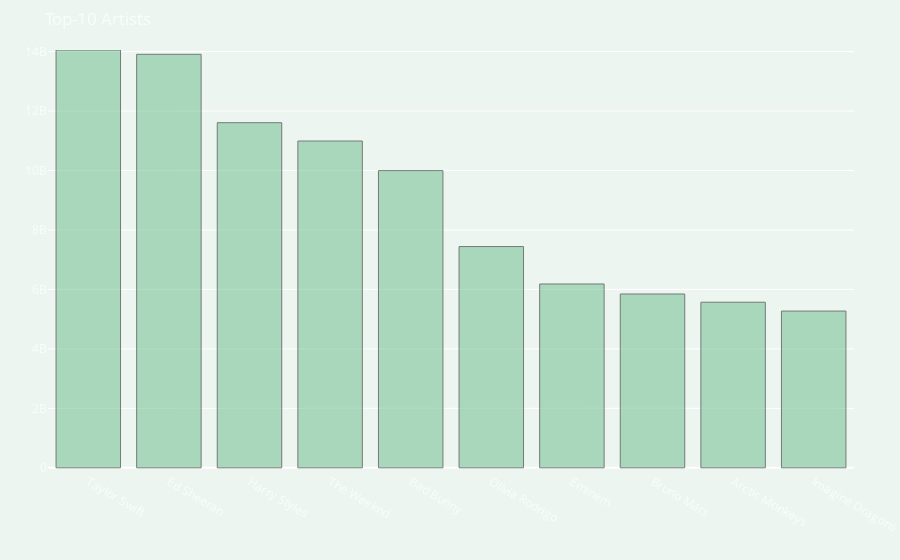

Notebook code for this chart:
### Code cell
# Step 1: Aggregate Streams by Artist
artist_streams = df.groupby("artist(s)_name")["streams"].sum().reset_index()

# Step 2: Rank Artists by Total Streams
ranked_artists = artist_streams.sort_values(by="streams", ascending=False)

# Step 3: Select Top 10 Artists
top_10_artists = ranked_artists.head(10)


############################################################################################

fig3 = px.bar(top_10_artists, x='artist(s)_name', y='streams', opacity=0.5, color_discrete_sequence=['#65BA87'])

fig3.update_layout(title={'text': 'Top-10 Artists', 'font': {'color': '#F6FFF9'}})

fig3.update_layout(plot_bgcolor='rgba(0, 0, 0, 0)', paper_bgcolor='rgba(82,154,111,0.1)')

fig3.update_traces(marker_line_color='black', marker_line_width=1)

fig3.update_layout(
    yaxis=dict(
        tickfont=dict(color='#F6FFF9'),  # Color of x-axis labels
        title=dict(text=''),  # Color of x-axis title
        range=[-1 * top_10_artists['streams'].max() * 0.01, top_10_artists['streams'].max()]  # Expand the range to include negative values
    ),
    xaxis=dict(
        tickfont=dict(color='#F6FFF9'),  # Color of y-axis labels
        title=dict(text=''),  # Color of y-axis title
    ),
    margin=dict(t=50, b=0, l=0, r=0)  # Adjust layout margins to remove blank space
)

fig3.show()

### Figure 1 — Plotly figure (JSON) as saved in the notebook; plotly's stock layout.template omitted (floating-point values rounded to 4 significant figures)
{"data": [{"alignmentgroup": "True", "hovertemplate": "artist(s)_name=%{x}<br>streams=%{y}<extra></extra>", "legendgroup": "", "marker": {"color": "#65BA87", "line": {"color": "black", "width": 1}, "opacity": 0.5, "pattern": {"shape": ""}}, "name": "", "offsetgroup": "", "orientation": "v", "showlegend": false, "textposition": "auto", "type": "bar", "x": ["Taylor Swift", "Ed Sheeran", "Harry Styles", "The Weeknd", "Bad Bunny", "Olivia Rodrigo", "Eminem", "Bruno Mars", "Arctic Monkeys", "Imagine Dragons"], "xaxis": "x", "y": [14053658300, 13908947204, 11608645649, 10990000000.0, 9997799607, 7442148916, 6183805596, 5846920599, 5569806731, 5272484650], "yaxis": "y"}], "layout": {"barmode": "relative", "legend": {"tracegroupgap": 0}, "margin": {"b": 0, "l": 0, "r": 0, "t": 50}, "paper_bgcolor": "rgba(82,154,111,0.1)", "plot_bgcolor": "rgba(0, 0, 0, 0)", "title": {"font": {"color": "#F6FFF9"}, "text": "Top-10 Artists"}, "xaxis": {"anchor": "y", "domain": [0, 1], "tickfont": {"color": "#F6FFF9"}, "title": {"text": ""}}, "yaxis": {"anchor": "x", "domain": [0, 1], "range": [-140536583, 14053658300], "tickfont": {"color": "#F6FFF9"}, "title": {"text": ""}}}}
